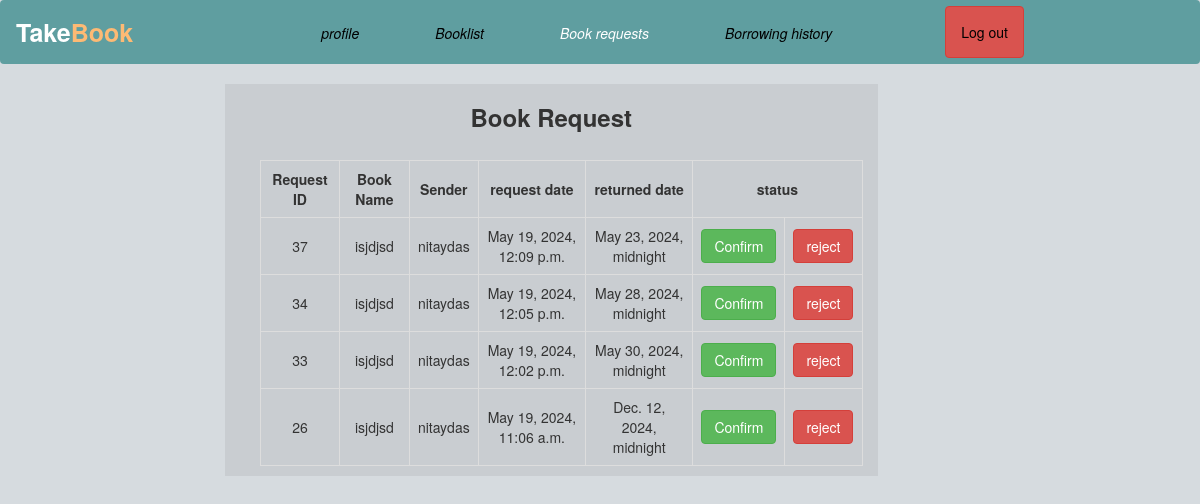
Before: /see_book_request/ (signed in) with the older database file.
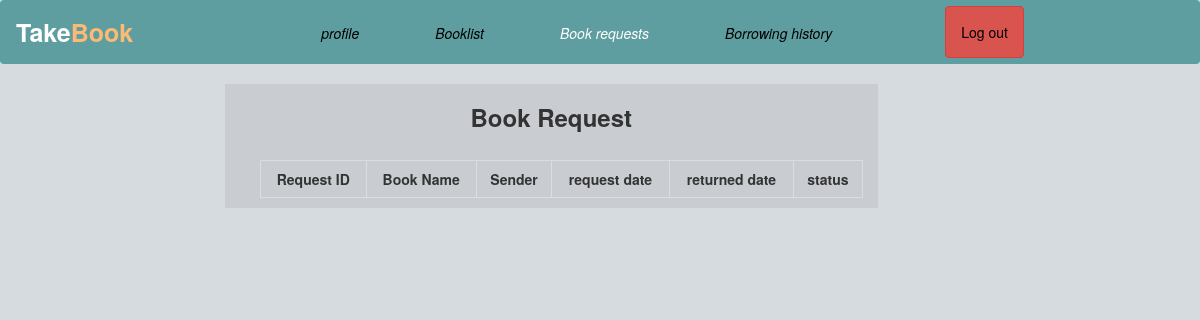
After: the same page with the newer database file.
### profileapp/models.py (models this page shows, shortened)
class BookRequest(models.Model):
    sender = models.ForeignKey(User,related_name='sent_request', on_delete=models.CASCADE)
    receiver = models.ForeignKey(User,related_name='received_request', on_delete=models.CASCADE,default=None)
    book = models.ForeignKey(Book, on_delete=models.CASCADE)
    request_date = models.DateTimeField(auto_now_add=True)
    schedule = models.DateTimeField()

class Book(models.Model):
    owner=models.ForeignKey(User,on_delete=models.CASCADE)
    title=models.CharField(max_length=100)
    author=models.CharField(max_length=100,null=True)
    genre=models.CharField(max_length=100,null=True)
    availability = models.IntegerField(default=0)
    created_at = models.DateTimeField(auto_now_add=True)

### profileapp/views.py (the view)
# urls.py: path('see_book_request/', profileview.see_book_request, name='see_book_request'),
@login_required
def see_book_request(request):
    requests = BookRequest.objects.filter(receiver=request.user).order_by('-request_date')
    return render(request, 'users/see_book_request.html', {'requests': requests})

### templates/users/see_book_request.html (shortened to what this page needs)
<!DOCTYPE html>
<html lang="en">
<head>
    <link href="https://cdn.jsdelivr.net/npm/bootstrap@5.3.2/dist/css/bootstrap.min.css" rel="stylesheet">
    <link rel="stylesheet" href="https://maxcdn.bootstrapcdn.com/bootstrap/3.4.1/css/bootstrap.min.css">
    <link rel="stylesheet" href="https://cdnjs.cloudflare.com/ajax/libs/font-awesome/4.7.0/css/font-awesome.min.css">
</head>
  <body>
  <nav class="navbar navbar-expand-lg " style="background-color:#5F9EA0;">
        <div class="navbar-header">
          <a class="navbar-brand" href="{% url 'home' %}"><strong class="text-white fs-1" style="margin-right:100px">Take<span class="text-orange-300">Book</span> </strong> </a>
        </div>
        <ul class="nav navbar-nav">
          <li class="nav-item"><i><a href={% url 'profile' username=request.user.username %} class="btn " style="color:black;margin:10px 0px 0px 50px">profile</a></i></li>
          <li class="nav-item"><i><a href={% url 'booklist' username=request.user.username %} class="btn " style="color:black;margin:10px 0px 0px 50px">Booklist</a></i></li>
          <li class="nav-item"><i><a href={% url 'see_book_request' %} class="btn " style="color:white;margin:10px 0px 0px 50px">Book requests</a></i></li>
          <li class="nav-item"><i><a href={% url 'borrowing_history' %} class="btn " style="color:black;margin:10px 0px 0px 50px">Borrowing history</a></i></li>
          <li><a href={% url 'logout' %} class="btn btn-danger navbar-btn" style="color:black;margin:0px 20px 0px 100px">Log out</a></li>
        </ul>
    </nav>
      <div class="container-fluid">
        <div class-"row">
           <div class="col-md-2"></div>
           <div class="col-md-7">
             <div class="container-fluid" style="background-color: #1111">
                <h3 class="text-center"><strong>Book Request</strong></h3><br>
                <ul>
                <table>
                    <tr >
                      <th>Request ID</th><th>Book Name </th> <th> Sender </th>
                       <th>request date</th><th>returned date</th>
                       <th colspan="2">status</th>
                    </tr>
                   {% for request in requests %}
                    <tr>
                        <td>{{request.id}}</td><td>{{ request.book.title }}</td><td>{{ request.sender }}</td>
                        <td>{{ request.request_date }}</td><td>{{ request.schedule }}</td>
                        {% if request.book.availability == 1 %}
                        <td><a href="{% url 'confirm_request' book_id=request.book.id %}" class="btn btn-success">Confirm</a></td>
                        <td><a href="{% url 'reject_request' book_id=request.book.id %}" class="btn btn-danger">reject</a></td>
                        {% elif request.book.availability == 2 %}
                        <td colspan="2"><button class="btn-success">Confirmed</button></td>
                        {% elif request.book.availability == 0 %}
                        <td colspan="2"><button class="btn-danger">rejected</button></td>
                        {% endif %}
                    </tr>
                    {% endfor %}
                </table>
                </ul>
              </div>
           </div>
        </div>
    </div>
</body>
</html>

Changed rows visible on the page:
removed BookRequest: id "37", book "isjdjsd", sender "nitaydas", request_date "May 19, 2024, 12:09 p.m.", schedule "May 23, 2024, midnight", shows "Confirm"
removed BookRequest: id "34", book "isjdjsd", sender "nitaydas", request_date "May 19, 2024, 12:05 p.m.", schedule "May 28, 2024, midnight", shows "Confirm"
removed BookRequest: id "33", book "isjdjsd", sender "nitaydas", request_date "May 19, 2024, 12:02 p.m.", schedule "May 30, 2024, midnight", shows "Confirm"
removed BookRequest: id "26", book "isjdjsd", sender "nitaydas", request_date "May 19, 2024, 11:06 a.m.", schedule "Dec. 12, 2024, midnight", shows "Confirm"
